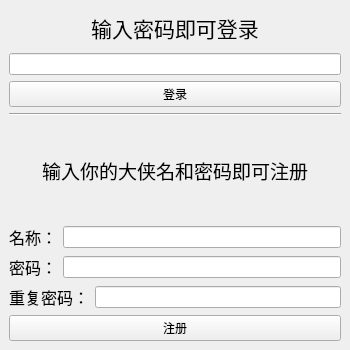
<?xml version="1.0" encoding="UTF-8"?>
<ui version="4.0">
 <class>MainWindow</class>
 <widget class="QMainWindow" name="MainWindow">
  <property name="geometry">
   <rect>
    <x>0</x>
    <y>0</y>
    <width>350</width>
    <height>350</height>
   </rect>
  </property>
  <property name="minimumSize">
   <size>
    <width>350</width>
    <height>350</height>
   </size>
  </property>
  <property name="maximumSize">
   <size>
    <width>800</width>
    <height>800</height>
   </size>
  </property>
  <property name="windowTitle">
   <string>MainWindow</string>
  </property>
  <widget class="QWidget" name="centralwidget">
   <layout class="QVBoxLayout" name="verticalLayout_3">
    <item>
     <layout class="QVBoxLayout" name="verticalLayout_2">
      <item>
       <widget class="QLabel" name="label">
        <property name="text">
         <string>&lt;html&gt;&lt;head/&gt;&lt;body&gt;&lt;p align=&quot;center&quot;&gt;&lt;span style=&quot; font-size:16pt;&quot;&gt;输入密码即可登录&lt;/span&gt;&lt;/p&gt;&lt;/body&gt;&lt;/html&gt;</string>
        </property>
       </widget>
      </item>
      <item>
       <widget class="QLineEdit" name="loginPasswd">
        <property name="styleSheet">
         <string notr="true">font: 12pt &quot;Agency FB&quot;;
</string>
        </property>
        <property name="echoMode">
         <enum>QLineEdit::Password</enum>
        </property>
       </widget>
      </item>
      <item>
       <widget class="QPushButton" name="loginBtn">
        <property name="styleSheet">
         <string notr="true">font: 14pt &quot;黑体&quot;;</string>
        </property>
        <property name="text">
         <string>登录</string>
        </property>
       </widget>
      </item>
     </layout>
    </item>
    <item>
     <widget class="Line" name="line">
      <property name="orientation">
       <enum>Qt::Horizontal</enum>
      </property>
     </widget>
    </item>
    <item>
     <widget class="QLabel" name="label_2">
      <property name="text">
       <string>&lt;html&gt;&lt;head/&gt;&lt;body&gt;&lt;p align=&quot;center&quot;&gt;&lt;span style=&quot; font-size:14pt;&quot;&gt;输入你的大侠名和密码即可注册&lt;/span&gt;&lt;/p&gt;&lt;/body&gt;&lt;/html&gt;</string>
      </property>
     </widget>
    </item>
    <item>
     <layout class="QVBoxLayout" name="verticalLayout" stretch="0,0,0,1">
      <item>
       <layout class="QHBoxLayout" name="horizontalLayout">
        <item>
         <widget class="QLabel" name="label_3">
          <property name="text">
           <string>&lt;html&gt;&lt;head/&gt;&lt;body&gt;&lt;p&gt;&lt;span style=&quot; font-size:12pt;&quot;&gt;名称：&lt;/span&gt;&lt;/p&gt;&lt;/body&gt;&lt;/html&gt;</string>
          </property>
         </widget>
        </item>
        <item>
         <widget class="QLineEdit" name="registerName">
          <property name="styleSheet">
           <string notr="true">font: 14pt &quot;楷体&quot;;</string>
          </property>
         </widget>
        </item>
       </layout>
      </item>
      <item>
       <layout class="QHBoxLayout" name="horizontalLayout_2">
        <item>
         <widget class="QLabel" name="label_4">
          <property name="text">
           <string>&lt;html&gt;&lt;head/&gt;&lt;body&gt;&lt;p&gt;&lt;span style=&quot; font-size:12pt;&quot;&gt;密码：&lt;/span&gt;&lt;/p&gt;&lt;/body&gt;&lt;/html&gt;</string>
          </property>
          <property name="alignment">
           <set>Qt::AlignLeading|Qt::AlignLeft|Qt::AlignVCenter</set>
          </property>
         </widget>
        </item>
        <item>
         <widget class="QLineEdit" name="registerPasswd">
          <property name="styleSheet">
           <string notr="true">font: 14pt &quot;楷体&quot;;</string>
          </property>
          <property name="echoMode">
           <enum>QLineEdit::Password</enum>
          </property>
         </widget>
        </item>
       </layout>
      </item>
      <item>
       <layout class="QHBoxLayout" name="horizontalLayout_3">
        <item>
         <widget class="QLabel" name="label_6">
          <property name="text">
           <string>&lt;html&gt;&lt;head/&gt;&lt;body&gt;&lt;p&gt;&lt;span style=&quot; font-size:12pt;&quot;&gt;重复密码：&lt;/span&gt;&lt;/p&gt;&lt;/body&gt;&lt;/html&gt;</string>
          </property>
          <property name="alignment">
           <set>Qt::AlignLeading|Qt::AlignLeft|Qt::AlignVCenter</set>
          </property>
         </widget>
        </item>
        <item>
         <widget class="QLineEdit" name="registerPasswd_2">
          <property name="styleSheet">
           <string notr="true">font: 14pt &quot;楷体&quot;;</string>
          </property>
          <property name="echoMode">
           <enum>QLineEdit::Password</enum>
          </property>
         </widget>
        </item>
       </layout>
      </item>
      <item>
       <widget class="QPushButton" name="registerBtn">
        <property name="styleSheet">
         <string notr="true">font: 11pt &quot;隶书&quot;;</string>
        </property>
        <property name="text">
         <string>注册</string>
        </property>
       </widget>
      </item>
     </layout>
    </item>
   </layout>
  </widget>
 </widget>
 <resources/>
 <connections>
  <connection>
   <sender>loginBtn</sender>
   <signal>clicked()</signal>
   <receiver>MainWindow</receiver>
   <slot>login_in()</slot>
   <hints>
    <hint type="sourcelabel">
     <x>305</x>
     <y>89</y>
    </hint>
    <hint type="destinationlabel">
     <x>331</x>
     <y>109</y>
    </hint>
   </hints>
  </connection>
  <connection>
   <sender>registerBtn</sender>
   <signal>clicked()</signal>
   <receiver>MainWindow</receiver>
   <slot>login_in()</slot>
   <hints>
    <hint type="sourcelabel">
     <x>208</x>
     <y>316</y>
    </hint>
    <hint type="destinationlabel">
     <x>51</x>
     <y>323</y>
    </hint>
   </hints>
  </connection>
 </connections>
 <slots>
  <slot>login_in()</slot>
  <slot>register()</slot>
 </slots>
</ui>
